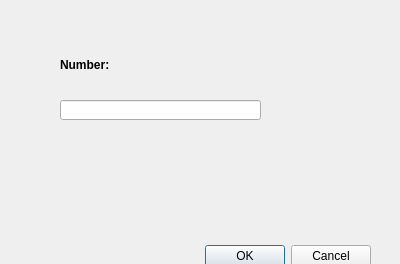
<?xml version="1.0" encoding="UTF-8"?>
<ui version="4.0">
 <class>InputNumberDialog</class>
 <widget class="QDialog" name="InputNumberDialog">
  <property name="geometry">
   <rect>
    <x>0</x>
    <y>0</y>
    <width>400</width>
    <height>264</height>
   </rect>
  </property>
  <property name="windowTitle">
   <string>Input the number</string>
  </property>
  <widget class="QDialogButtonBox" name="buttonBox">
   <property name="geometry">
    <rect>
     <x>30</x>
     <y>240</y>
     <width>341</width>
     <height>32</height>
    </rect>
   </property>
   <property name="orientation">
    <enum>Qt::Horizontal</enum>
   </property>
   <property name="standardButtons">
    <set>QDialogButtonBox::Cancel|QDialogButtonBox::Ok</set>
   </property>
  </widget>
  <widget class="QLineEdit" name="lineEdit">
   <property name="geometry">
    <rect>
     <x>60</x>
     <y>100</y>
     <width>201</width>
     <height>20</height>
    </rect>
   </property>
  </widget>
  <widget class="QLabel" name="label">
   <property name="geometry">
    <rect>
     <x>60</x>
     <y>49</y>
     <width>89</width>
     <height>31</height>
    </rect>
   </property>
   <property name="font">
    <font>
     <family>Arial</family>
     <weight>75</weight>
     <bold>true</bold>
    </font>
   </property>
   <property name="text">
    <string>Number: </string>
   </property>
  </widget>
 </widget>
 <resources/>
 <connections>
  <connection>
   <sender>buttonBox</sender>
   <signal>accepted()</signal>
   <receiver>InputNumberDialog</receiver>
   <slot>accept()</slot>
   <hints>
    <hint type="sourcelabel">
     <x>248</x>
     <y>254</y>
    </hint>
    <hint type="destinationlabel">
     <x>157</x>
     <y>274</y>
    </hint>
   </hints>
  </connection>
  <connection>
   <sender>buttonBox</sender>
   <signal>rejected()</signal>
   <receiver>InputNumberDialog</receiver>
   <slot>reject()</slot>
   <hints>
    <hint type="sourcelabel">
     <x>316</x>
     <y>260</y>
    </hint>
    <hint type="destinationlabel">
     <x>286</x>
     <y>274</y>
    </hint>
   </hints>
  </connection>
 </connections>
</ui>
